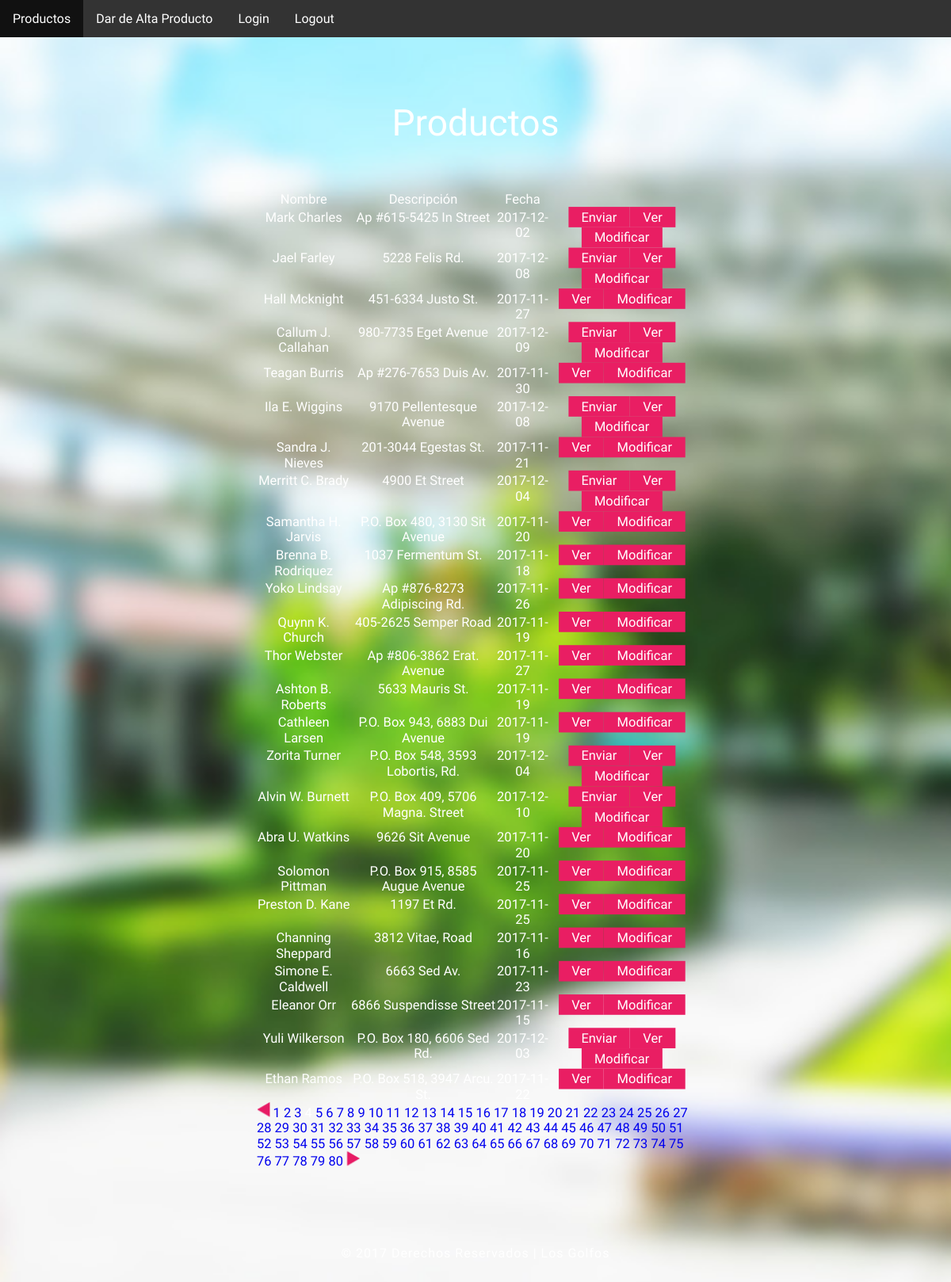
Screenshot of /productos.php?pagina=4 with the database file from the repository.
### tables this page shows
CREATE TABLE IF NOT EXISTS `producto` (
  `id_producto` int(11) NOT NULL AUTO_INCREMENT,
  `fecha_entrega` date NOT NULL,
  `nombre` varchar(30) NOT NULL,
  `descripcion` text NOT NULL,
  PRIMARY KEY (`id_producto`)
);

### productos.php (the view, shortened to what this page needs)
<!DOCTYPE html>
<html>
<head>
<link href="css/style.css" rel="stylesheet" type="text/css" media="all" />
</head>
<body>
	<ul>
  		<li><a href="productos.php">Productos</a></li>
  		<li><a href="alta_producto.php">Dar de Alta Producto</a></li>
 		<li><a href="login.php">Login</a></li>
 		<li><a href="logout.php">Logout</a></li>
	</ul>
	<div class="main-agileinfo slider ">
		<div class="items-group">
			<div class="item agileits-w3layouts">
				<div class="block text main-agileits">
					<div class="login-form loginw3-agile">
						<div class="agile-row">
							<h1>Productos</h1>
							<div class="login-agileits-top">
								<table class="table_productos">
									<tr>
										<th>Nombre</th>
										<th>Descripción</th>
										<th>Fecha</th>
										<th></th>
									</tr>
<?php
function compararFechas($primera, $segunda)
 {
  $valoresPrimera = explode ("-", $primera);
  $valoresSegunda = explode ("-", $segunda);
  $diaPrimera    = $valoresPrimera[2];
  $mesPrimera  = $valoresPrimera[1];
  $anyoPrimera   = $valoresPrimera[0];
  $diaSegunda   = $valoresSegunda[2];
  $mesSegunda = $valoresSegunda[1];
  $anyoSegunda  = $valoresSegunda[0];
  $diasPrimeraJuliano = gregoriantojd($mesPrimera, $diaPrimera, $anyoPrimera);
  $diasSegundaJuliano = gregoriantojd($mesSegunda, $diaSegunda, $anyoSegunda);
  if(!checkdate($mesPrimera, $diaPrimera, $anyoPrimera)){
    return 0;
  }elseif(!checkdate($mesSegunda, $diaSegunda, $anyoSegunda)){
    return 0;
  }else{
    return  $diasPrimeraJuliano - $diasSegundaJuliano;
  }
}
?>
<?php
$host_db = "localhost";
$user_db = "root";
$pass_db = "";
$db_name = "mudle";
$tbl_name = "producto";
$conexion = new mysqli($host_db, $user_db, $pass_db, $db_name);
?>
<?php
$sql = "SELECT count(*) FROM $tbl_name";
$result = $conexion->query($sql);
$row = $result->fetch_array(MYSQLI_ASSOC);
$count = $row['count(*)'];
$TAMANO_PAGINA = 25;
$pagina = 1;
if (isset($_GET["pagina"]))
{
	$pagina = $_GET["pagina"];
}
if (!$pagina) {
   $inicio = 0;
   $pagina = 1;
}
else {
   $inicio = ($pagina - 1) * $TAMANO_PAGINA;
}
$total_paginas = ceil($count / $TAMANO_PAGINA);
?>
<?php
$sql = "SELECT * FROM $tbl_name limit ".$inicio.",".$TAMANO_PAGINA;
$result = $conexion->query($sql);
$segunda = date("Y")."-".date("m")."-".date("d");
 while($row = $result->fetch_array(MYSQLI_ASSOC)){
 $primera = $row['fecha_entrega'];
 echo "<tr><td>".$row['nombre']."</td>";
 echo "<td>".$row['descripcion']."</td>";
 echo "<td>".$row['fecha_entrega']."</td>";
 echo "<td>";
 if (compararFechas($primera,$segunda) > -4){
 	echo "<a type=button class='button' href='subir.php?id_producto=".$row['id_producto']."'>Enviar</a>";
 }
 echo "<a type=button class='button' href='ver_producto.php?id_producto=".$row['id_producto']."'>Ver</a>";
 echo "<a type=button class='button' href='modificar_producto.php?id_producto=".$row['id_producto']."'>Modificar</a></td></tr>\n";
 }
 echo "</table>";
 ?>
 <?php
 $url = "productos.php";
 if ($total_paginas > 1) {
   if ($pagina != 1)
      echo '<a href="'.$url.'?pagina='.($pagina-1).'"><img src="images/izq.png" border="0"></a>';
      for ($i=1;$i<=$total_paginas;$i++) {
         if ($pagina == $i)
            echo $pagina;
         else
            echo '  <a href="'.$url.'?pagina='.$i.'">'.$i.'</a>  ';
      }
      if ($pagina != $total_paginas)
         echo '<a href="'.$url.'?pagina='.($pagina+1).'"><img src="images/der.png" border="0"></a>';
}
 ?>
							</div>
						</div>
					</div>
				</div>
				<div class="footeragileits">
					<p> &copy; 2017 Derechos Reservados | Los Golfos</a></p>
				</div>
			</div>
		</div>
	</div>
</body>
</html>

### css/style.css (style rules this page uses)
html,body,div,span,applet,object,iframe,h1,h2,h3,h4,h5,h6,p,blockquote,pre,a,abbr,acronym,address,big,cite,code,del,dfn,em,img,ins,kbd,q,s,samp,small,strike,strong,sub,sup,tt,var,b,u,i,dl,dt,dd,ol,nav ul,nav li,fieldset,form,label,legend,table,caption,tbody,tfoot,thead,tr,th,td,article,aside,canvas,details,embed,figure,figcaption,footer,header,hgroup,menu,nav,output,ruby,section,summary,time,mark,audio,video { margin:0;padding:0;border:0;font-size:100%;font:inherit;vertical-align:baseline; }
ol,ul { list-style:none;margin:0px;padding:0px; }
table { border-collapse:collapse;border-spacing:0; }
a { text-decoration:none; }
img { max-width:100%; }
body { font-family: 'Arsenal', sans-serif; background:#fff; background: url(../images/bg.jpg)repeat 0px 0px; background-size: cover; -webkit-background-size: cover; -moz-background-size: cover; -o-background-size: cover; background-attachment: fixed; }
h1 { font-size: 3em; text-align: center; color: #fff; font-weight: 100; }
.login-form h1 { font-size: 3em; color: #fff; text-align: center; margin-bottom: 1.5em; line-height: 0.7em; }
.footeragileits p { line-height: 1.8em; margin: 3em 0; text-align: center; font-size:1em; color: #fff; letter-spacing: 1px; }
.slider .items-group { width: 100%; height: 100%; position: relative; }
.item { -webkit-transition: 0.5s; -moz-transition: 0.5s; -o-transition: 0.5s; -ms-transition: 0.5s; transition: 0.5s; visibility: hidden; position: relative; opacity: 1; visibility: visible; }
.item .block { width: 30%; padding: 3.5em 3em; margin: 4em auto; color: #fff; -webkit-transition: box-shadow 0.5s; transition: box-shadow 0.5s; overflow: hidden; border-radius: 10px; -webkit-transform: scale(1.03); -moz-transform: scale(1.03); -o-transform: scale(1.03); -ms-transform: scale(1.03); transform: scale(1.03); box-sizing: border-box; background-size: cover; background-position: center; background-attachment: fixed; box-shadow: none; }
@media (max-width:1440px) { .item .block { width: 50%; } }
@media (max-width:1366px) { .login-form h1 { font-size: 2.8em; } }
@media (max-width:1280px) { .item .block { padding: 3em 2em; } }
ul { list-style-type: none; margin: 0; padding: 0; overflow: hidden; background-color: #333; }
li { float: left; }
li a { display: block; color: white; text-align: center; padding: 14px 16px; text-decoration: none; }
.button { background-color: #E91E63; border: none; color: white; padding: 3px 16px; text-align: center; text-decoration: none; display: inline-block; font-size: 16px; }
.table_productos { width: 100%; text-align:center; height: 300px; }

### rows the page displays
producto: nombre "Mark Charles", descripcion "Ap #615-5425 In Street", fecha_entrega "2017-12-02"
producto: nombre "Jael Farley", descripcion "5228 Felis Rd.", fecha_entrega "2017-12-08"
producto: nombre "Hall Mcknight", descripcion "451-6334 Justo St.", fecha_entrega "2017-11-27"
producto: nombre "Callum J. Callahan", descripcion "980-7735 Eget Avenue", fecha_entrega "2017-12-09"
producto: nombre "Teagan Burris", descripcion "Ap #276-7653 Duis Av.", fecha_entrega "2017-11-30"
producto: nombre "Ila E. Wiggins", descripcion "9170 Pellentesque Avenue", fecha_entrega "2017-12-08"
producto: nombre "Sandra J. Nieves", descripcion "201-3044 Egestas St.", fecha_entrega "2017-11-21"
producto: nombre "Merritt C. Brady", descripcion "4900 Et Street", fecha_entrega "2017-12-04"
producto: nombre "Samantha H. Jarvis", descripcion "P.O. Box 480, 3130 Sit Avenue", fecha_entrega "2017-11-20"
producto: nombre "Brenna B. Rodriquez", descripcion "1037 Fermentum St.", fecha_entrega "2017-11-18"
producto: nombre "Yoko Lindsay", descripcion "Ap #876-8273 Adipiscing Rd.", fecha_entrega "2017-11-26"
producto: nombre "Quynn K. Church", descripcion "405-2625 Semper Road", fecha_entrega "2017-11-19"
producto: nombre "Thor Webster", descripcion "Ap #806-3862 Erat. Avenue", fecha_entrega "2017-11-27"
producto: nombre "Ashton B. Roberts", descripcion "5633 Mauris St.", fecha_entrega "2017-11-19"
producto: nombre "Cathleen Larsen", descripcion "P.O. Box 943, 6883 Dui Avenue", fecha_entrega "2017-11-19"
producto: nombre "Zorita Turner", descripcion "P.O. Box 548, 3593 Lobortis, Rd.", fecha_entrega "2017-12-04"
producto: nombre "Alvin W. Burnett", descripcion "P.O. Box 409, 5706 Magna. Street", fecha_entrega "2017-12-10"
producto: nombre "Abra U. Watkins", descripcion "9626 Sit Avenue", fecha_entrega "2017-11-20"
producto: nombre "Solomon Pittman", descripcion "P.O. Box 915, 8585 Augue Avenue", fecha_entrega "2017-11-25"
producto: nombre "Preston D. Kane", descripcion "1197 Et Rd.", fecha_entrega "2017-11-25"
producto: nombre "Channing Sheppard", descripcion "3812 Vitae, Road", fecha_entrega "2017-11-16"
producto: nombre "Simone E. Caldwell", descripcion "6663 Sed Av.", fecha_entrega "2017-11-23"
producto: nombre "Eleanor Orr", descripcion "6866 Suspendisse Street", fecha_entrega "2017-11-15"
producto: nombre "Yuli Wilkerson", descripcion "P.O. Box 180, 6606 Sed Rd.", fecha_entrega "2017-12-03"
producto: nombre "Ethan Ramos", descripcion "P.O. Box 518, 3947 Arcu. St."
